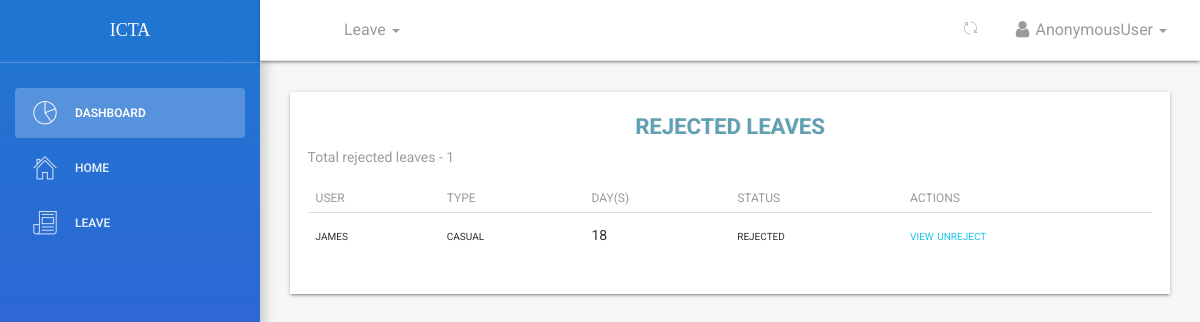
Page /dashboard/leaves/rejected/all/ on the committed database.
### leave/models.py (models this page shows, shortened)
class Leave(models.Model):
	user = models.ForeignKey(User,on_delete=models.CASCADE,default=1)
	startdate = models.DateField(verbose_name=_('Start Date'),help_text='leave start date is on ..',null=True,blank=False)
	enddate = models.DateField(verbose_name=_('End Date'),help_text='coming back on ...',null=True,blank=False)
	leavetype = models.CharField(choices=LEAVE_TYPE,max_length=25,default=SICK,null=True,blank=False)
	reason = models.CharField(verbose_name=_('Reason for Leave'),max_length=255,help_text='add additional information for leave',null=True,blank=True)
	defaultdays = models.PositiveIntegerField(verbose_name=_('Leave days per year counter'),default=DAYS,null=True,blank=True)
	department=models.ForeignKey('employee.Department',on_delete=models.CASCADE,null=True,blank=True)
	status = models.CharField(max_length=12,default='pending') #pending,approved,rejected,cancelled
	is_approved = models.BooleanField(default=False) #hide
	updated = models.DateTimeField(auto_now=True, auto_now_add=False)
	created = models.DateTimeField(auto_now=False, auto_now_add=True)
	objects = LeaveManager()
	class Meta:
		verbose_name = _('Leave')
		verbose_name_plural = _('Leaves')
		ordering = ['-created'] #recent objects
	@property
	def leave_days(self):
		days_count = ''
		startdate = self.startdate
		enddate = self.enddate
		if startdate > enddate:
			return
		dates = (enddate - startdate)
		return dates.days
	@property
	def is_rejected(self):
		return self.status == 'rejected'

### dashboard/views.py (the view)
# urls.py: path('leaves/rejected/all/',views.leave_rejected_list,name='leavesrejected'),
def leave_rejected_list(request):
	dataset = dict()
	user_department_id = get_department_id_by_user_id(request.user.id)
	leave = Leave.objects.filter(department_id = user_department_id,status = 'rejected').order_by('-created') #approved leaves -> calling model manager method
	dataset['leave_list_rejected'] = leave
	return render(request,'dashboard/rejected_leaves_list.html',dataset)

### dashboard/views.py (called while the page is built)
def get_department_id_by_user_id(user_id):
    try:
        employee = Employee.objects.get(user_id=user_id)
        department_id = employee.department_id
        return department_id
    except Employee.DoesNotExist:
        return None  # Handle the case where no employee with the given user_id is found

### employee/managers.py (called while the page is built)
    def get_queryset(self):
        return super().get_queryset().filter(is_deleted=False)

### leave/manager.py (called while the page is built)
	def get_queryset(self):
		return super().get_queryset()

### templates/dashboard/rejected_leaves_list.html (shortened to what this page needs)
{% extends '_layout.html' %}
 {% block navheader %}
 	{% include 'includes/navheader_employee_app.html' %}
 {% endblock %}
 {% block content %}
        <section class="content">
            <section class="container-fluid">
            	   <section class="row">
                        <section class="col col-sm-8 offset-sm-2">
                        </section>
                    </section>
                	<div class="table-responsive table-shadow">
                		<div class="text-center table-description">
                			<h4 class="title-h3" style="color: #60a0b3 !important;
    						text-shadow: 1px 0px rgba(0,0,0,0.11)">REJECTED LEAVES</h4>
                		</div>
                		<section class="total-leaves-count">
                			{% if leave_list_rejected %}
                			<p>Total rejected leaves - <span>{{ leave_list_rejected.count }}</span></p>
                			{% endif %}
                		</section>
                		<table class="table">
							  <thead>
							    <tr>
							      <th scope="col">User</th>
							      <th scope="col">Type</th>
							      <th scope="col">Day(s)</th>
							      <th scope="col">Status</th>
							      <th scope="col">Actions</th>
							    </tr>
							  </thead>
							  <tbody>
							  	{% for leave in leave_list_rejected %}
							    <tr>
							      <td>{{ leave.user }}</td>
							      <td>{{ leave.leavetype}}</td>
							      <td>{{ leave.leave_days }}</td>
							      <td>{{ leave.status }}</td>
							      <td>
							      	<a href="{% url 'dashboard:userleaveview' leave.id %}">
							      	    <span>view</span>
							      	</a>
							      	{% if leave.is_rejected %}
							      		<a href="{% url 'dashboard:unreject' leave.id %}">unreject</a>
							      	{% endif %}
							      </td>
							    </tr>
							    {% endfor %}
							  </tbody>
						</table>
					</div>
            </section>
        </section>
 {% endblock %}

### rows in the picture
Leave: user "james", leavetype "casual", leave_days "18", status "rejected", shows "unreject"

### other values in the picture
{{ request.user }} "AnonymousUser"
{{ leave_list_rejected.count }} "1"
